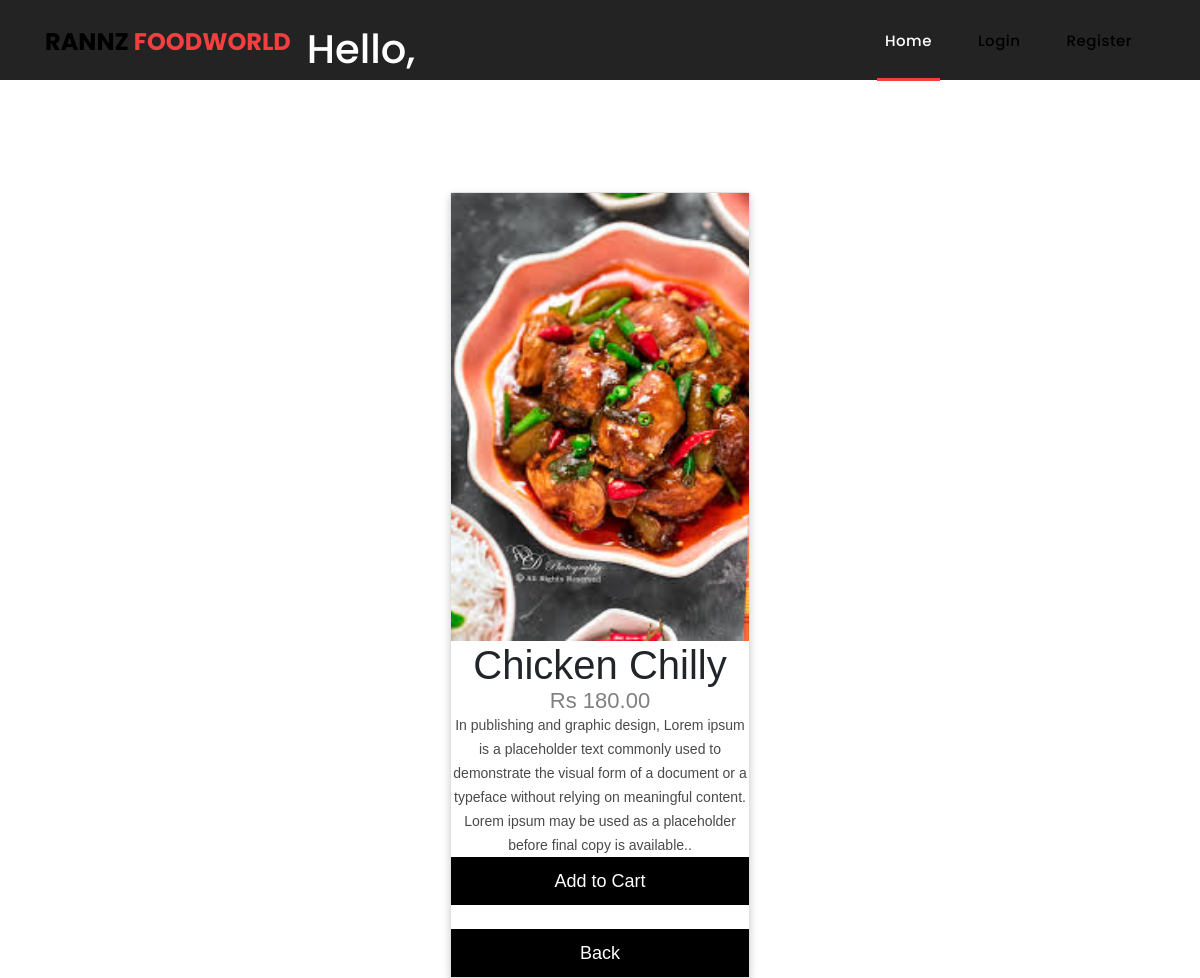
The app's page /chicken/chicken-chilly/ with its own data.
### home/models.py (models this page shows, shortened)
class product(models.Model):
    name=models.CharField(max_length=250,unique=True)
    slug=models.SlugField(max_length=250,unique=True)
    desc=models.TextField()
    img=models.ImageField(upload_to='products')
    category=models.ForeignKey(categ,on_delete=models.CASCADE)
    price=models.DecimalField(max_digits=10,decimal_places=2)
    stock=models.IntegerField()
    available=models.BooleanField(default=True)
    created_at=models.DateTimeField(auto_now_add=True)
    updated=models.DateTimeField(auto_now_add=True)
    class Meta:
        ordering=('name',)
        verbose_name='product'
        verbose_name_plural='products'

### home/views.py (the view)
# urls.py: path('<slug:c_slug>/<slug:product_slug>/',views.prodetail,name='productitem',)
def prodetail(request,c_slug,product_slug):
    try:
        pr=product.objects.get(category__slug=c_slug,slug=product_slug)
    except Exception as e:
        raise e
    return render(request,'item.html',{'p':pr})

### extra/context-processor.py (called while the page is built)
def cnt(request):
    item_count=0
    if 'admin' in request.path:
        return {}
    else:
        try:
            ct=cart.objects.filter(cart_id=ct_id(request))
            cti=cartitem.objects.all().filter(ct=ct[:1])
            for c in cti:
                item_count+=c.quan
        except cart.DoesNotExist:
            item_count=0
        return dict(itcnt=item_count)

### extra/views.py (called while the page is built)
def ct_id(request):
    ct=request.session.session_key
    if not ct:
        ct=request.session.create()
    return ct

### templates/item.html (shortened to what this page needs)
{% extends 'base.html' %}
{% load static %}
{% block content %}
<html>
<head>
</head>
<body>
<br><br><br><br><br><br><br><br>
<div class="card">
  <img src="{{p.img.url}}" alt="{{p.name}}" style="width:100%">
<h1>{{p.name}}</h1>
  <p class="price">Rs {{p.price}}</p>
  <p>{{p.desc}}.</p>
  {% if p.stock <= 0 %}
   <p style="color:red;"> Sorry. out of stock... </p>
   {% else %}
  <p><a href="{% url 'addcart' p.id %}"><button>Add to Cart</button></a></p>
  <br>
  <p><button>Back</button></p>
{% endif %}
</div>
</body>
</html>
{% endblock %}

### templates/base.html (shortened to what this page needs)
{% load static %}
<html lang="en">
  <head>
    <link href="{% static 'vendor/bootstrap/css/bootstrap.min.css' %}" rel="stylesheet">
    <link rel="stylesheet" href="{% static 'vendor/css/fontawesome.css' %}">
    <link rel="stylesheet" href="{% static 'vendor/css/templatemo-sixteen.css' %}">
    <link rel="stylesheet" href="{% static 'vendor/css/owl.css' %}">
  </head>
  <body>
    <header class="">
      <nav class="navbar navbar-expand-lg">
        <div class="container">
          <a class="navbar-brand" href="/"><h2>RANNZ <em>FOODWORLD</em></h2></a>
          <center>
          <h1 style="color: white;">Hello, {{user.username}}</h1>
        </center>
          <div class="collapse navbar-collapse" id="navbarResponsive">
            <ul class="navbar-nav ml-auto">
              <li class="nav-item active">
                <a class="nav-link" href="/">Home
                </a>
              </li>
              {% if user.is_authenticated %}
            {% if itcnt > 0 %}
              <li class="nav-item">
                <a class="nav-link" href="{% url 'cart_details' %}"><i class="fa fa-shopping-cart">{{itcnt}}</i></a>
              </li>
              {% else %}
              <li class="nav-item">
                <a class="nav-link" href="{% url 'cart_details' %}"><i class="fa fa-shopping-cart">{{itcnt}}</i></a>
              </li>
            {% endif %}
            <li class="nav-item">
              <a class="nav-link" href="{% url 'logout' %}">Logout</a>
            </li>
            {% else %}
            <li class="nav-item">
              <a class="nav-link" href="{% url 'login' %}">Login</a>
            </li>
            <li class="nav-item">
              <a class="nav-link" href="{% url 'register' %}">Register</a>
            </li>
            {% endif %}
            </ul>
          </div>
        </div>
      </nav>
    </header>
</body>
{% block content %}
{% endblock %}
</html>

### templates/item.html (style rules this page uses)
.card { box-shadow: 0 4px 8px 0 rgba(0, 0, 0, 0.2); max-width: 300px; margin: auto; text-align: center; font-family: arial; }
.price { color: grey; font-size: 22px; }
.card button { border: none; outline: 0; padding: 12px; color: white; background-color: #000; text-align: center; cursor: pointer; width: 100%; font-size: 18px; }

### records on screen
product: img (picture), name "Chicken Chilly", price "180.00", desc "In publishing and graphic design, Lorem ipsum is a placeholder text commonly used to demonstrate the visual form of a document or a typeface without relying on meaningful content. Lorem ipsum may be used as a placeholder before final copy is available."
